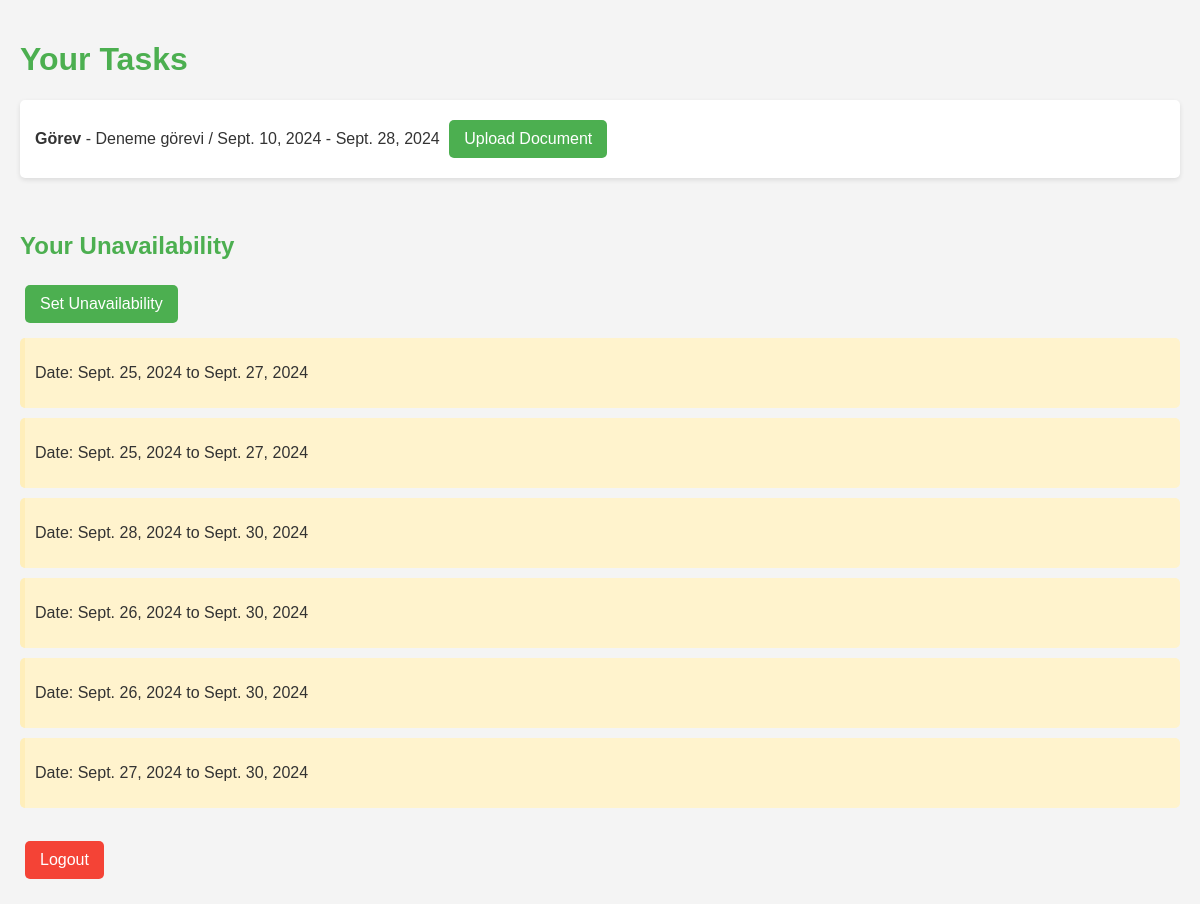
Screenshot of /tasks (signed in) with the database file from the repository.
### tasks/models.py (models this page shows, shortened)
class Task(models.Model):
    title = models.CharField(max_length=255)
    description = models.TextField()
    start_date = models.DateField()
    end_date = models.DateField()
    assigned_to = models.ForeignKey(get_user_model(), on_delete=models.CASCADE)
    document = models.FileField(upload_to='documents/', null=True, blank=True)
    is_completed = models.BooleanField(default=False)
    score = models.IntegerField(null=True, blank=True)
    completed_date = models.DateTimeField(null=True, blank=True)

class Unavailability(models.Model):
    user = models.ForeignKey(CustomUser, on_delete=models.CASCADE)  # Change to CustomUser
    start_date = models.DateField()
    end_date = models.DateField()
    reason = models.TextField()

### tasks/views.py (the view)
# urls.py: path('tasks', task_list, name='task_list'),
@login_required
def task_list(request):
    tasks = Task.objects.filter(assigned_to=request.user)
    unavailability = Unavailability.objects.filter(user=request.user)
    return render(request, 'tasks/task_list.html', {'tasks': tasks, 'unavailability': unavailability})

### tasks/templates/tasks/task_list.html (shortened to what this page needs)
<!DOCTYPE html>
<html lang="en">
<head>
</head>
<body>
    <h1>Your Tasks</h1>
    <ul>
        {% for task in tasks %}
            <li>
                <strong>{{ task.title }}</strong> - {{ task.description }} / {{ task.start_date }} - {{ task.end_date }}
                <a href="{% url 'upload_document' task.id %}" class="button">Upload Document</a>
            </li>
        {% empty %}
            <li>No tasks available.</li>
        {% endfor %}
    </ul>
    <br>
    <h2>Your Unavailability</h2>
    <a href="{% url 'set_unavailability' %}" class="button">Set Unavailability</a>
    {% for unavailability in unavailability %}
        <div class="unavailability">
            <p>Date: {{ unavailability.start_date }} to {{ unavailability.end_date }}</p>
        </div>
    {% empty %}
        <p class="no-unavailability">No unavailability set.</p>
    {% endfor %}
    <br>
    <a href="{% url 'logout' %}" class="button logout-button">Logout</a>
</body>
</html>

### tasks/templates/tasks/task_list.html (style rules this page uses)
body { font-family: Arial, sans-serif; background-color: #f4f4f4; margin: 0; padding: 20px; color: #333; }
h1, h2 { color: #4CAF50; }
ul { list-style-type: none; padding: 0; }
li { background-color: white; padding: 15px; margin: 10px 0; border-radius: 5px; box-shadow: 0 2px 5px rgba(0, 0, 0, 0.1); }
.button { display: inline-block; padding: 10px 15px; margin: 5px; border-radius: 5px; background-color: #4CAF50; color: white; text-decoration: none; font-size: 16px; transition: background-color 0.3s; }
.logout-button { background-color: #f44336; }
.unavailability { background-color: #fff3cd; border-left: 5px solid #ffeeba; padding: 10px; margin: 10px 0; border-radius: 5px; }

### rows the page displays
Task: title "Görev", description "Deneme görevi", start_date "Sept. 10, 2024", end_date "Sept. 28, 2024"
Unavailability: start_date "Sept. 25, 2024", end_date "Sept. 27, 2024"
Unavailability: start_date "Sept. 25, 2024", end_date "Sept. 27, 2024"
Unavailability: start_date "Sept. 28, 2024", end_date "Sept. 30, 2024"
Unavailability: start_date "Sept. 26, 2024", end_date "Sept. 30, 2024"
Unavailability: start_date "Sept. 26, 2024", end_date "Sept. 30, 2024"
Unavailability: start_date "Sept. 27, 2024", end_date "Sept. 30, 2024"
